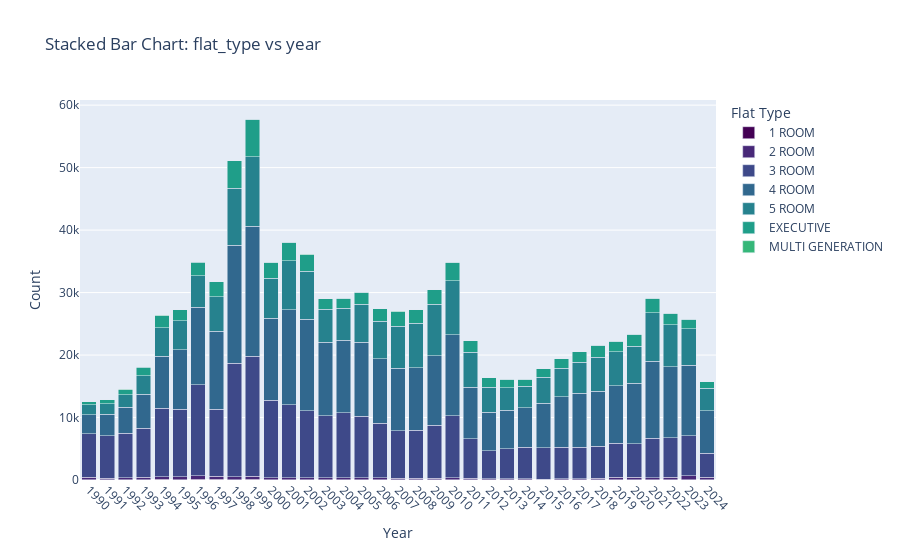

Write notebook code for a chart like this one.
### Code cell
import plotly.express as px

# Assuming df is your DataFrame and it has the necessary data
df_year = df.groupby(['year', 'flat_type']).size().reset_index(name='count')

fig = px.bar(df_year, x='year', y='count', color='flat_type', title='Stacked Bar Chart: flat_type vs year',
             labels={'count': 'Count', 'year': 'Year', 'flat_type': 'Flat Type'}, barmode='stack', color_discrete_sequence=px.colors.sequential.Viridis)

fig.update_layout(xaxis=dict(tickmode='linear', tickangle=45))
fig.show()

### Figure 1 — Plotly figure (JSON) as saved in the notebook; plotly's stock layout.template omitted (floating-point values rounded to 4 significant figures)
{"data": [{"alignmentgroup": "True", "hovertemplate": "Flat Type=1 ROOM<br>Year=%{x}<br>Count=%{y}<extra></extra>", "legendgroup": "1 ROOM", "marker": {"color": "#440154", "pattern": {"shape": ""}}, "name": "1 ROOM", "offsetgroup": "1 ROOM", "orientation": "v", "showlegend": true, "textposition": "auto", "type": "bar", "x": [1990, 1991, 1992, 1993, 1994, 1995, 1996, 1997, 1998, 1999, 2000, 2001, 2002, 2003, 2004, 2005, 2006, 2007, 2008, 2009, 2010, 2011, 2012, 2013, 2014, 2015, 2016, 2017, 2018, 2019, 2020, 2021, 2022, 2023, 2024], "xaxis": "x", "y": [74, 51, 49, 52, 81, 79, 110, 112, 80, 139, 47, 52, 55, 43, 21, 23, 24, 14, 19, 18, 21, 16, 16, 6, 20, 9, 5, 9, 9, 11, 10, 9, 10, 6, 5], "yaxis": "y"}, {"alignmentgroup": "True", "hovertemplate": "Flat Type=2 ROOM<br>Year=%{x}<br>Count=%{y}<extra></extra>", "legendgroup": "2 ROOM", "marker": {"color": "#482878", "pattern": {"shape": ""}}, "name": "2 ROOM", "offsetgroup": "2 ROOM", "orientation": "v", "showlegend": true, "textposition": "auto", "type": "bar", "x": [1990, 1991, 1992, 1993, 1994, 1995, 1996, 1997, 1998, 1999, 2000, 2001, 2002, 2003, 2004, 2005, 2006, 2007, 2008, 2009, 2010, 2011, 2012, 2013, 2014, 2015, 2016, 2017, 2018, 2019, 2020, 2021, 2022, 2023, 2024], "xaxis": "x", "y": [328, 233, 288, 353, 418, 439, 604, 511, 474, 492, 278, 324, 325, 281, 361, 314, 298, 237, 244, 271, 341, 253, 162, 208, 171, 146, 202, 219, 286, 414, 418, 385, 456, 689, 467], "yaxis": "y"}, {"alignmentgroup": "True", "hovertemplate": "Flat Type=3 ROOM<br>Year=%{x}<br>Count=%{y}<extra></extra>", "legendgroup": "3 ROOM", "marker": {"color": "#3e4989", "pattern": {"shape": ""}}, "name": "3 ROOM", "offsetgroup": "3 ROOM", "orientation": "v", "showlegend": true, "textposition": "auto", "type": "bar", "x": [1990, 1991, 1992, 1993, 1994, 1995, 1996, 1997, 1998, 1999, 2000, 2001, 2002, 2003, 2004, 2005, 2006, 2007, 2008, 2009, 2010, 2011, 2012, 2013, 2014, 2015, 2016, 2017, 2018, 2019, 2020, 2021, 2022, 2023, 2024], "xaxis": "x", "y": [6992, 6822, 7143, 7864, 10968, 10769, 14549, 10700, 18143, 19152, 12423, 11633, 10731, 9935, 10366, 9863, 8743, 7642, 7670, 8453, 9914, 6374, 4540, 4813, 5039, 4983, 5038, 5047, 5119, 5423, 5384, 6266, 6335, 6355, 3836], "yaxis": "y"}, {"alignmentgroup": "True", "hovertemplate": "Flat Type=4 ROOM<br>Year=%{x}<br>Count=%{y}<extra></extra>", "legendgroup": "4 ROOM", "marker": {"color": "#31688e", "pattern": {"shape": ""}}, "name": "4 ROOM", "offsetgroup": "4 ROOM", "orientation": "v", "showlegend": true, "textposition": "auto", "type": "bar", "x": [1990, 1991, 1992, 1993, 1994, 1995, 1996, 1997, 1998, 1999, 2000, 2001, 2002, 2003, 2004, 2005, 2006, 2007, 2008, 2009, 2010, 2011, 2012, 2013, 2014, 2015, 2016, 2017, 2018, 2019, 2020, 2021, 2022, 2023, 2024], "xaxis": "x", "y": [3042, 3404, 4144, 5430, 8315, 9596, 12364, 12450, 18908, 20862, 13108, 15281, 14635, 11823, 11642, 11820, 10329, 10016, 10038, 11122, 12938, 8216, 6163, 6165, 6331, 7140, 8050, 8604, 8769, 9228, 9647, 12346, 11309, 11357, 6769], "yaxis": "y"}, {"alignmentgroup": "True", "hovertemplate": "Flat Type=5 ROOM<br>Year=%{x}<br>Count=%{y}<extra></extra>", "legendgroup": "5 ROOM", "marker": {"color": "#26828e", "pattern": {"shape": ""}}, "name": "5 ROOM", "offsetgroup": "5 ROOM", "orientation": "v", "showlegend": true, "textposition": "auto", "type": "bar", "x": [1990, 1991, 1992, 1993, 1994, 1995, 1996, 1997, 1998, 1999, 2000, 2001, 2002, 2003, 2004, 2005, 2006, 2007, 2008, 2009, 2010, 2011, 2012, 2013, 2014, 2015, 2016, 2017, 2018, 2019, 2020, 2021, 2022, 2023, 2024], "xaxis": "x", "y": [1636, 1685, 2023, 2972, 4573, 4575, 5068, 5522, 9071, 11064, 6455, 7832, 7692, 5255, 5139, 6106, 5983, 6722, 7147, 8238, 8705, 5606, 3986, 3576, 3468, 4150, 4585, 5002, 5487, 5427, 5984, 7804, 6713, 5843, 3643], "yaxis": "y"}, {"alignmentgroup": "True", "hovertemplate": "Flat Type=EXECUTIVE<br>Year=%{x}<br>Count=%{y}<extra></extra>", "legendgroup": "EXECUTIVE", "marker": {"color": "#1f9e89", "pattern": {"shape": ""}}, "name": "EXECUTIVE", "offsetgroup": "EXECUTIVE", "orientation": "v", "showlegend": true, "textposition": "auto", "type": "bar", "x": [1990, 1991, 1992, 1993, 1994, 1995, 1996, 1997, 1998, 1999, 2000, 2001, 2002, 2003, 2004, 2005, 2006, 2007, 2008, 2009, 2010, 2011, 2012, 2013, 2014, 2015, 2016, 2017, 2018, 2019, 2020, 2021, 2022, 2023, 2024], "xaxis": "x", "y": [433, 657, 833, 1394, 1963, 1792, 2175, 2427, 4389, 6045, 2531, 2910, 2653, 1654, 1569, 1902, 2037, 2330, 2129, 2371, 2923, 1805, 1487, 1322, 1064, 1351, 1489, 1624, 1876, 1669, 1882, 2259, 1885, 1503, 991], "yaxis": "y"}, {"alignmentgroup": "True", "hovertemplate": "Flat Type=MULTI GENERATION<br>Year=%{x}<br>Count=%{y}<extra></extra>", "legendgroup": "MULTI GENERATION", "marker": {"color": "#35b779", "pattern": {"shape": ""}}, "name": "MULTI GENERATION", "offsetgroup": "MULTI GENERATION", "orientation": "v", "showlegend": true, "textposition": "auto", "type": "bar", "x": [1991, 1992, 1993, 1994, 1995, 1996, 1997, 1998, 1999, 2000, 2001, 2002, 2003, 2004, 2005, 2006, 2007, 2008, 2009, 2010, 2011, 2012, 2013, 2014, 2015, 2016, 2017, 2018, 2019, 2020, 2021, 2022, 2023, 2024], "xaxis": "x", "y": [2, 22, 50, 37, 27, 46, 37, 30, 28, 20, 23, 7, 12, 12, 5, 13, 21, 15, 9, 12, 10, 6, 7, 3, 1, 4, 4, 15, 14, 8, 18, 12, 3, 5], "yaxis": "y"}], "layout": {"barmode": "stack", "legend": {"title": {"text": "Flat Type"}, "tracegroupgap": 0}, "title": {"text": "Stacked Bar Chart: flat_type vs year"}, "xaxis": {"anchor": "y", "domain": [0, 1], "tickangle": 45, "tickmode": "linear", "title": {"text": "Year"}}, "yaxis": {"anchor": "x", "domain": [0, 1], "title": {"text": "Count"}}}}
